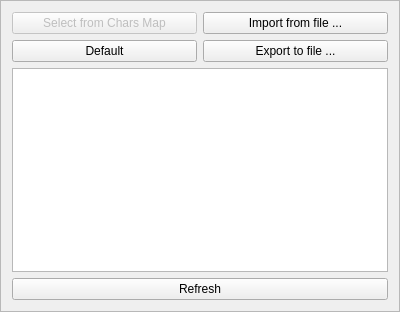
<?xml version="1.0" encoding="UTF-8"?>
<ui version="4.0">
 <class>CharactersFrame</class>
 <widget class="QFrame" name="CharactersFrame">
  <property name="geometry">
   <rect>
    <x>0</x>
    <y>0</y>
    <width>400</width>
    <height>312</height>
   </rect>
  </property>
  <property name="windowTitle">
   <string>Frame</string>
  </property>
  <property name="locale">
   <locale language="English" country="UnitedStates"/>
  </property>
  <property name="frameShape">
   <enum>QFrame::StyledPanel</enum>
  </property>
  <property name="frameShadow">
   <enum>QFrame::Raised</enum>
  </property>
  <layout class="QVBoxLayout" name="verticalLayout">
   <item>
    <layout class="QGridLayout" name="gridLayout">
     <item row="0" column="1">
      <widget class="QPushButton" name="pushButtonImport">
       <property name="text">
        <string>Import from file ...</string>
       </property>
      </widget>
     </item>
     <item row="1" column="1">
      <widget class="QPushButton" name="pushButtonExport">
       <property name="text">
        <string>Export to file ...</string>
       </property>
      </widget>
     </item>
     <item row="0" column="0">
      <widget class="QPushButton" name="pushButton_SelectFromCharsMap">
       <property name="enabled">
        <bool>false</bool>
       </property>
       <property name="text">
        <string>Select from Chars Map</string>
       </property>
      </widget>
     </item>
     <item row="1" column="0">
      <widget class="QPushButton" name="pushButtonDefault">
       <property name="text">
        <string>Default</string>
       </property>
      </widget>
     </item>
    </layout>
   </item>
   <item>
    <widget class="QPlainTextEdit" name="plainTextEdit">
     <property name="plainText">
      <string/>
     </property>
    </widget>
   </item>
   <item>
    <widget class="QPushButton" name="pushButtonRefresh">
     <property name="text">
      <string>Refresh</string>
     </property>
    </widget>
   </item>
  </layout>
 </widget>
 <resources/>
 <connections/>
</ui>
